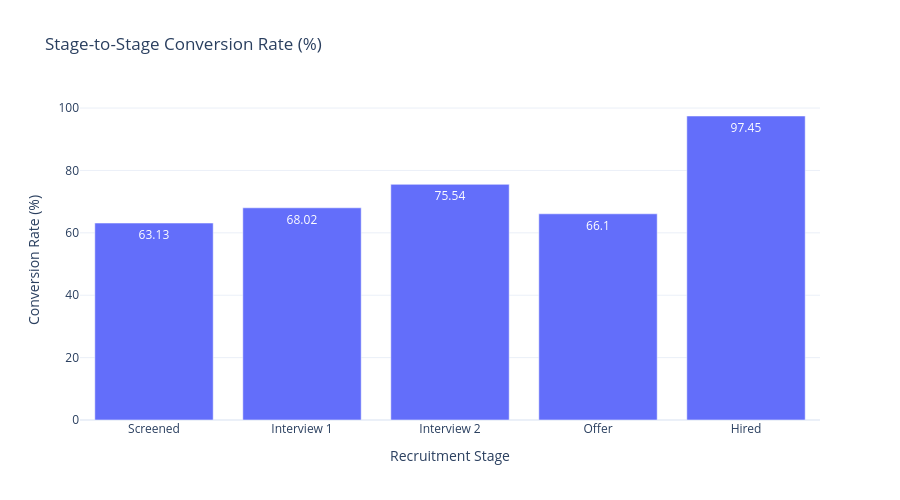

Notebook source saved alongside this figure:
### Code cell
# Create interactive bar chart
fig = go.Figure()

fig.add_trace(go.Bar(
    x=stage_conversion.index,
    y=stage_conversion.values,
    text=stage_conversion.values,
    textposition='auto'
))

# Update layout
fig.update_layout(
    title="Stage-to-Stage Conversion Rate (%)",
    xaxis_title="Recruitment Stage",
    yaxis_title="Conversion Rate (%)",
    template="plotly_white",
    height=500
)

fig.show()

### Figure 1 — Plotly figure (JSON) as saved in the notebook; plotly's stock layout.template omitted (floating-point values rounded to 4 significant figures)
{"data": [{"text": [63.13, 68.02, 75.54, 66.1, 97.45], "textposition": "auto", "type": "bar", "x": ["Screened", "Interview 1", "Interview 2", "Offer", "Hired"], "y": [63.13, 68.02, 75.54, 66.1, 97.45]}], "layout": {"height": 500, "title": {"text": "Stage-to-Stage Conversion Rate (%)"}, "xaxis": {"title": {"text": "Recruitment Stage"}}, "yaxis": {"title": {"text": "Conversion Rate (%)"}}}}
